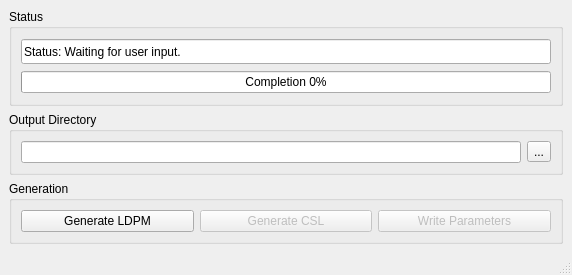
<?xml version="1.0" encoding="UTF-8"?>
<ui version="4.0">
 <class>MainWindow</class>
 <widget class="QMainWindow" name="MainWindow">
  <property name="geometry">
   <rect>
    <x>0</x>
    <y>0</y>
    <width>572</width>
    <height>275</height>
   </rect>
  </property>
  <property name="sizePolicy">
   <sizepolicy hsizetype="Expanding" vsizetype="Minimum">
    <horstretch>0</horstretch>
    <verstretch>0</verstretch>
   </sizepolicy>
  </property>
  <property name="minimumSize">
   <size>
    <width>0</width>
    <height>0</height>
   </size>
  </property>
  <property name="windowTitle">
   <string>MainWindow</string>
  </property>
  <widget class="QWidget" name="centralwidget">
   <property name="sizePolicy">
    <sizepolicy hsizetype="Expanding" vsizetype="MinimumExpanding">
     <horstretch>0</horstretch>
     <verstretch>0</verstretch>
    </sizepolicy>
   </property>
   <property name="minimumSize">
    <size>
     <width>0</width>
     <height>0</height>
    </size>
   </property>
   <layout class="QGridLayout" name="gridLayout_5">
    <item row="0" column="0">
     <widget class="QGroupBox" name="groupBox">
      <property name="title">
       <string>Status</string>
      </property>
      <layout class="QGridLayout" name="gridLayout">
       <item row="0" column="0">
        <widget class="QLineEdit" name="statusWindow">
         <property name="enabled">
          <bool>true</bool>
         </property>
         <property name="sizePolicy">
          <sizepolicy hsizetype="Expanding" vsizetype="MinimumExpanding">
           <horstretch>0</horstretch>
           <verstretch>0</verstretch>
          </sizepolicy>
         </property>
         <property name="minimumSize">
          <size>
           <width>0</width>
           <height>25</height>
          </size>
         </property>
         <property name="maximumSize">
          <size>
           <width>16777215</width>
           <height>25</height>
          </size>
         </property>
         <property name="cursor">
          <cursorShape>BlankCursor</cursorShape>
         </property>
         <property name="text">
          <string>Status: Waiting for user input.</string>
         </property>
         <property name="frame">
          <bool>true</bool>
         </property>
         <property name="readOnly">
          <bool>true</bool>
         </property>
        </widget>
       </item>
       <item row="1" column="0">
        <widget class="QProgressBar" name="progressBar">
         <property name="sizePolicy">
          <sizepolicy hsizetype="Expanding" vsizetype="Fixed">
           <horstretch>0</horstretch>
           <verstretch>0</verstretch>
          </sizepolicy>
         </property>
         <property name="minimumSize">
          <size>
           <width>0</width>
           <height>20</height>
          </size>
         </property>
         <property name="value">
          <number>0</number>
         </property>
         <property name="textVisible">
          <bool>true</bool>
         </property>
         <property name="format">
          <string>Completion %p%</string>
         </property>
        </widget>
       </item>
      </layout>
     </widget>
    </item>
    <item row="1" column="0">
     <widget class="QGroupBox" name="groupBox_2">
      <property name="title">
       <string>Output Directory</string>
      </property>
      <layout class="QGridLayout" name="gridLayout_2">
       <item row="0" column="0">
        <layout class="QHBoxLayout" name="horizontalLayout_2">
         <item>
          <widget class="QLineEdit" name="outputDir">
           <property name="enabled">
            <bool>true</bool>
           </property>
           <property name="readOnly">
            <bool>false</bool>
           </property>
          </widget>
         </item>
         <item>
          <widget class="QToolButton" name="readDirButton">
           <property name="enabled">
            <bool>true</bool>
           </property>
           <property name="text">
            <string notr="true">...</string>
           </property>
          </widget>
         </item>
        </layout>
       </item>
      </layout>
     </widget>
    </item>
    <item row="2" column="0">
     <widget class="QGroupBox" name="groupBox_3">
      <property name="title">
       <string>Generation</string>
      </property>
      <layout class="QGridLayout" name="gridLayout_4">
       <item row="0" column="0">
        <layout class="QGridLayout" name="gridLayout_3">
         <item row="0" column="0">
          <widget class="QPushButton" name="generateLDPM">
           <property name="sizePolicy">
            <sizepolicy hsizetype="Preferred" vsizetype="Fixed">
             <horstretch>0</horstretch>
             <verstretch>0</verstretch>
            </sizepolicy>
           </property>
           <property name="minimumSize">
            <size>
             <width>100</width>
             <height>20</height>
            </size>
           </property>
           <property name="text">
            <string>Generate LDPM</string>
           </property>
           <property name="autoDefault">
            <bool>false</bool>
           </property>
          </widget>
         </item>
         <item row="0" column="1">
          <widget class="QPushButton" name="generateCSL">
           <property name="enabled">
            <bool>false</bool>
           </property>
           <property name="sizePolicy">
            <sizepolicy hsizetype="Preferred" vsizetype="Fixed">
             <horstretch>0</horstretch>
             <verstretch>0</verstretch>
            </sizepolicy>
           </property>
           <property name="minimumSize">
            <size>
             <width>100</width>
             <height>20</height>
            </size>
           </property>
           <property name="text">
            <string>Generate CSL</string>
           </property>
           <property name="autoDefault">
            <bool>false</bool>
           </property>
          </widget>
         </item>
         <item row="0" column="2">
          <widget class="QPushButton" name="writePara">
           <property name="enabled">
            <bool>false</bool>
           </property>
           <property name="sizePolicy">
            <sizepolicy hsizetype="Preferred" vsizetype="Fixed">
             <horstretch>0</horstretch>
             <verstretch>0</verstretch>
            </sizepolicy>
           </property>
           <property name="minimumSize">
            <size>
             <width>100</width>
             <height>20</height>
            </size>
           </property>
           <property name="text">
            <string>Write Parameters</string>
           </property>
           <property name="autoDefault">
            <bool>false</bool>
           </property>
          </widget>
         </item>
        </layout>
       </item>
      </layout>
     </widget>
    </item>
   </layout>
  </widget>
  <widget class="QMenuBar" name="menubar">
   <property name="geometry">
    <rect>
     <x>0</x>
     <y>0</y>
     <width>572</width>
     <height>21</height>
    </rect>
   </property>
  </widget>
  <widget class="QStatusBar" name="statusbar"/>
 </widget>
 <resources/>
 <connections/>
</ui>
